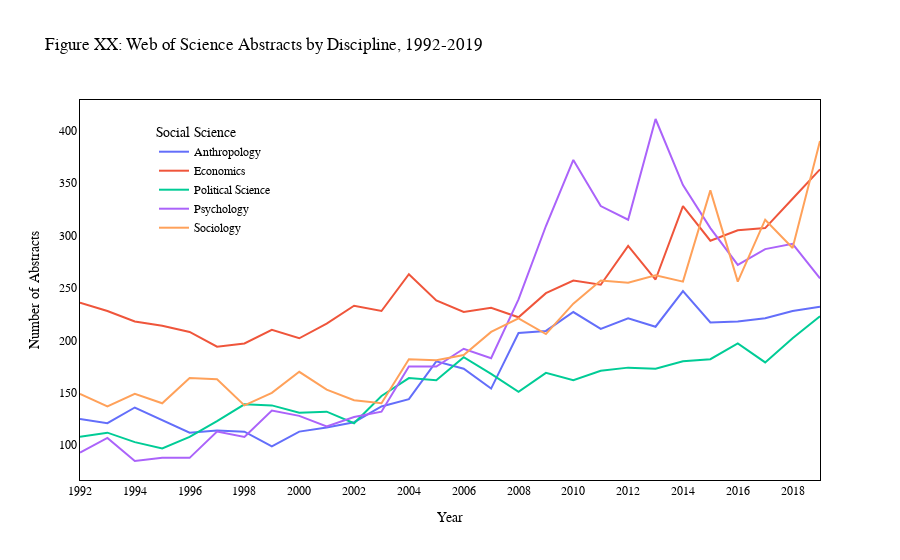

Write notebook code for a chart like this one.
### Code cell
fig = px.line(df.groupby(['pubyear', 'discipline']).abstract.count().reset_index(),
        x='pubyear', y='abstract', color='discipline',
        labels={'discipline': 'Social Science', 'abstract':'Number of Abstracts', 'pubyear':'Year'},
        title='Figure XX: Web of Science Abstracts by Discipline, 1992-2019')

fig.update_layout(
    font_family='Times New Roman',
    plot_bgcolor='rgba(0,0,0,0)',
    font_color='black',
    xaxis = dict(
        tickmode='linear',
        tick0=4,
        dtick=2,
        showline=True,
        mirror=True,
        linecolor='black'
    ),
    yaxis = dict(
        showline=True,
        mirror=True,
        linecolor='black'
        
    ),
    legend = dict(
        xanchor='left',
        x=0.1,
        yanchor='top',
        y=0.95
    )
)

fig.show()

### Figure 1 — Plotly figure (JSON) as saved in the notebook; plotly's stock layout.template omitted (floating-point values rounded to 4 significant figures)
{"data": [{"hovertemplate": "Social Science=Anthropology<br>Year=%{x}<br>Number of Abstracts=%{y}<extra></extra>", "legendgroup": "Anthropology", "line": {"color": "#636efa", "dash": "solid"}, "mode": "lines", "name": "Anthropology", "orientation": "v", "showlegend": true, "type": "scatter", "x": [1992, 1993, 1994, 1995, 1996, 1997, 1998, 1999, 2000, 2001, 2002, 2003, 2004, 2005, 2006, 2007, 2008, 2009, 2010, 2011, 2012, 2013, 2014, 2015, 2016, 2017, 2018, 2019], "xaxis": "x", "y": [125, 121, 136, 124, 112, 114, 113, 99, 113, 117, 122, 137, 144, 180, 173, 154, 207, 209, 227, 211, 221, 213, 247, 217, 218, 221, 228, 232], "yaxis": "y"}, {"hovertemplate": "Social Science=Economics<br>Year=%{x}<br>Number of Abstracts=%{y}<extra></extra>", "legendgroup": "Economics", "line": {"color": "#EF553B", "dash": "solid"}, "mode": "lines", "name": "Economics", "orientation": "v", "showlegend": true, "type": "scatter", "x": [1992, 1993, 1994, 1995, 1996, 1997, 1998, 1999, 2000, 2001, 2002, 2003, 2004, 2005, 2006, 2007, 2008, 2009, 2010, 2011, 2012, 2013, 2014, 2015, 2016, 2017, 2018, 2019], "xaxis": "x", "y": [236, 228, 218, 214, 208, 194, 197, 210, 202, 216, 233, 228, 263, 238, 227, 231, 222, 245, 257, 253, 290, 258, 328, 295, 305, 307, 335, 363], "yaxis": "y"}, {"hovertemplate": "Social Science=Political Science<br>Year=%{x}<br>Number of Abstracts=%{y}<extra></extra>", "legendgroup": "Political Science", "line": {"color": "#00cc96", "dash": "solid"}, "mode": "lines", "name": "Political Science", "orientation": "v", "showlegend": true, "type": "scatter", "x": [1992, 1993, 1994, 1995, 1996, 1997, 1998, 1999, 2000, 2001, 2002, 2003, 2004, 2005, 2006, 2007, 2008, 2009, 2010, 2011, 2012, 2013, 2014, 2015, 2016, 2017, 2018, 2019], "xaxis": "x", "y": [108, 112, 103, 97, 108, 123, 139, 138, 131, 132, 121, 147, 164, 162, 184, 168, 151, 169, 162, 171, 174, 173, 180, 182, 197, 179, 202, 223], "yaxis": "y"}, {"hovertemplate": "Social Science=Psychology<br>Year=%{x}<br>Number of Abstracts=%{y}<extra></extra>", "legendgroup": "Psychology", "line": {"color": "#ab63fa", "dash": "solid"}, "mode": "lines", "name": "Psychology", "orientation": "v", "showlegend": true, "type": "scatter", "x": [1992, 1993, 1994, 1995, 1996, 1997, 1998, 1999, 2000, 2001, 2002, 2003, 2004, 2005, 2006, 2007, 2008, 2009, 2010, 2011, 2012, 2013, 2014, 2015, 2016, 2017, 2018, 2019], "xaxis": "x", "y": [93, 107, 85, 88, 88, 113, 108, 133, 128, 118, 127, 132, 175, 175, 192, 183, 239, 309, 372, 328, 315, 411, 348, 307, 272, 287, 292, 259], "yaxis": "y"}, {"hovertemplate": "Social Science=Sociology<br>Year=%{x}<br>Number of Abstracts=%{y}<extra></extra>", "legendgroup": "Sociology", "line": {"color": "#FFA15A", "dash": "solid"}, "mode": "lines", "name": "Sociology", "orientation": "v", "showlegend": true, "type": "scatter", "x": [1992, 1993, 1994, 1995, 1996, 1997, 1998, 1999, 2000, 2001, 2002, 2003, 2004, 2005, 2006, 2007, 2008, 2009, 2010, 2011, 2012, 2013, 2014, 2015, 2016, 2017, 2018, 2019], "xaxis": "x", "y": [149, 137, 149, 140, 164, 163, 138, 150, 170, 153, 143, 140, 182, 181, 186, 208, 221, 206, 235, 257, 255, 262, 256, 343, 256, 315, 288, 390], "yaxis": "y"}], "layout": {"font": {"color": "black", "family": "Times New Roman"}, "legend": {"title": {"text": "Social Science"}, "tracegroupgap": 0, "x": 0.1, "xanchor": "left", "y": 0.95, "yanchor": "top"}, "plot_bgcolor": "rgba(0,0,0,0)", "title": {"text": "Figure XX: Web of Science Abstracts by Discipline, 1992-2019"}, "xaxis": {"anchor": "y", "domain": [0, 1], "dtick": 2, "linecolor": "black", "mirror": true, "showline": true, "tick0": 4, "tickmode": "linear", "title": {"text": "Year"}}, "yaxis": {"anchor": "x", "domain": [0, 1], "linecolor": "black", "mirror": true, "showline": true, "title": {"text": "Number of Abstracts"}}}}
